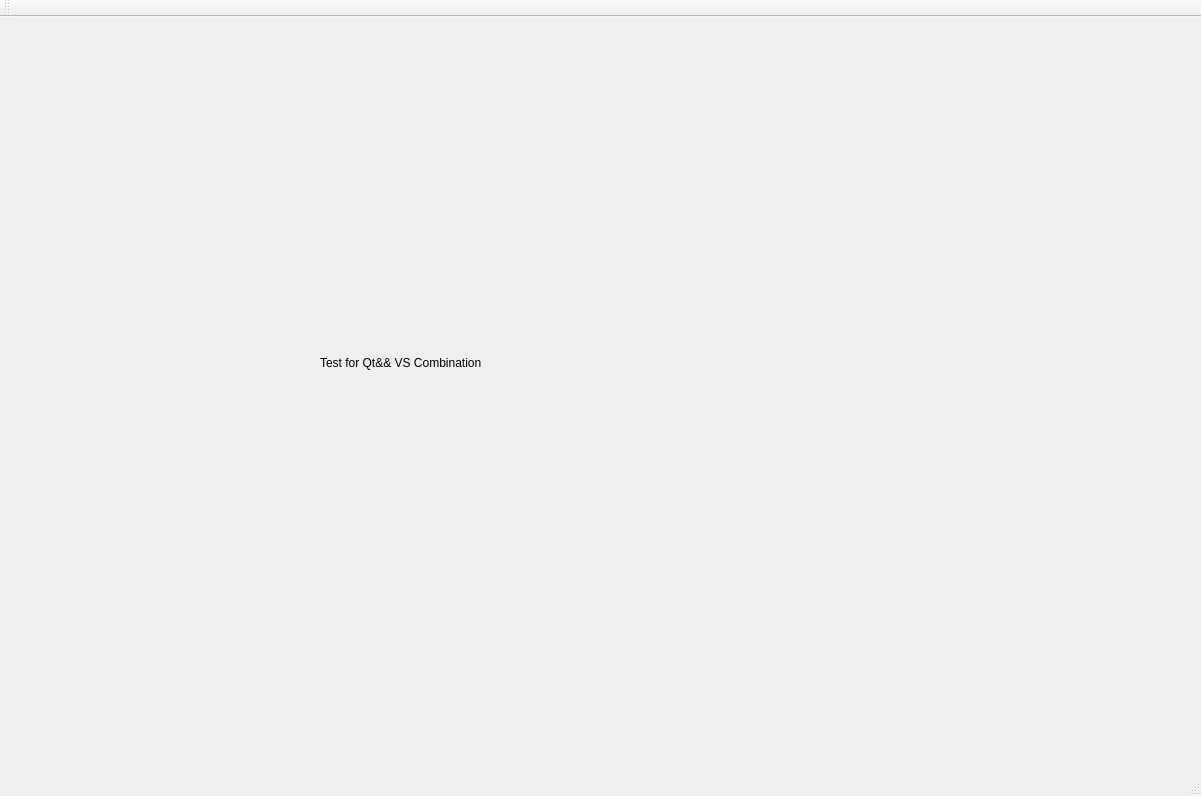
<?xml version="1.0" encoding="UTF-8"?>
<ui version="4.0">
 <class>ctogether_vsClass</class>
 <widget class="QMainWindow" name="ctogether_vsClass">
  <property name="geometry">
   <rect>
    <x>0</x>
    <y>0</y>
    <width>1201</width>
    <height>796</height>
   </rect>
  </property>
  <property name="windowTitle">
   <string>ctogether_vs</string>
  </property>
  <widget class="QWidget" name="centralWidget">
   <widget class="QLabel" name="label">
    <property name="geometry">
     <rect>
      <x>320</x>
      <y>230</y>
      <width>651</width>
      <height>231</height>
     </rect>
    </property>
    <property name="text">
     <string>Test for Qt&amp;&amp; VS Combination</string>
    </property>
   </widget>
  </widget>
  <widget class="QMenuBar" name="menuBar">
   <property name="geometry">
    <rect>
     <x>0</x>
     <y>0</y>
     <width>1201</width>
     <height>26</height>
    </rect>
   </property>
  </widget>
  <widget class="QToolBar" name="mainToolBar">
   <attribute name="toolBarArea">
    <enum>TopToolBarArea</enum>
   </attribute>
   <attribute name="toolBarBreak">
    <bool>false</bool>
   </attribute>
  </widget>
  <widget class="QStatusBar" name="statusBar"/>
 </widget>
 <layoutdefault spacing="6" margin="11"/>
 <resources/>
 <connections/>
</ui>
